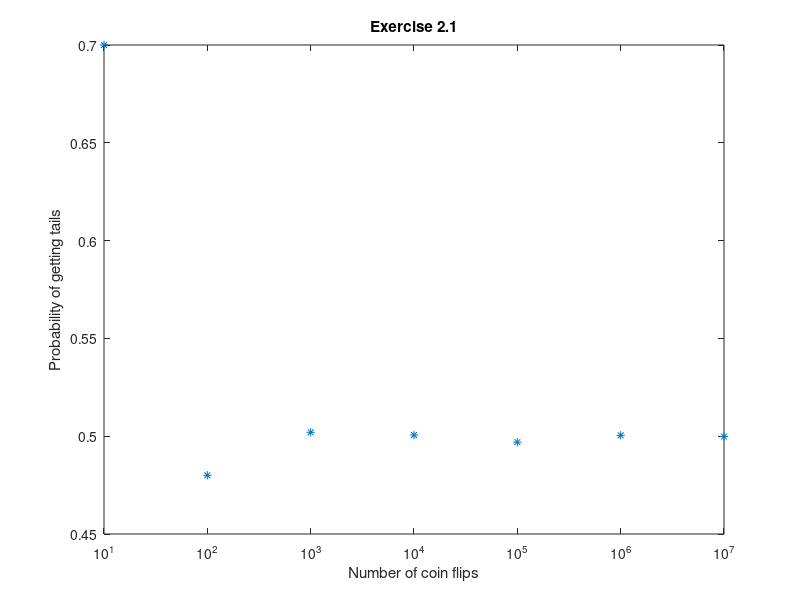

Here is the MATLAB script that generated this plot:
%% Exercise 2.1
clc, clearvars, close all;

tol = 1e-3;
iters = 7;
n_values = zeros(1, iters);
probs = zeros(1, iters);

for i = 1:iters
    n = 10^i;
    n_values(i) = n;
    probs(i) = sum(randi(2, 1, n) == 1) / n; % 1 denotes tails, 2 denotes heads
end

figure;
plot(n_values, probs, '*');
set(gca, 'XScale', 'log');  % Set x-axis to logarithmic scale
xlabel('Number of coin flips');
ylabel('Probability of getting tails');
title('Exercise 2.1');
